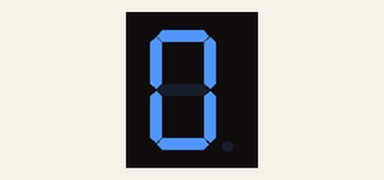
Bench run of a sketch on a simulated Arduino Uno, built with avr-gcc and run on an emulated ATmega328P. Shown: 1-digit seven-segment display. Wiring (inferred from the names in the program): 1-digit 7-segment display, segments lit when HIGH: segments pin 2, pin 3, pin 4, pin 5, pin 6, pin 8, pin 9. The segment pins are drawn as the display they are named for.

Above: at 0.1 s.
At 1.1 s:
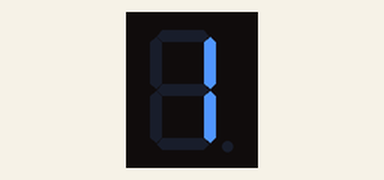
At 2.1 s:
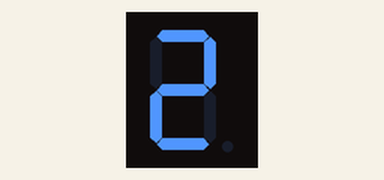
At 3.1 s:
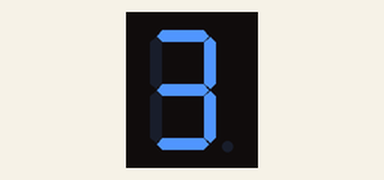
At 4.1 s:
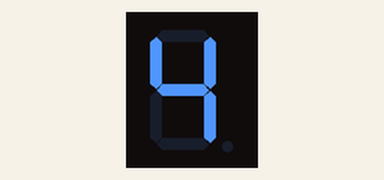
At 5.1 s:
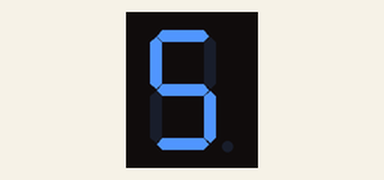

The sketch:

tuto-9.ino
```cpp
int a=2; // Segment a
int b=3; // Segment b
int c=4; // Segment c
int d=5; // Segment d
int e=6; // Segment e
int f=8; // Segment f
int g=9; // Segment g

void setup() {
  pinMode(a, OUTPUT);
  pinMode(b, OUTPUT);
  pinMode(c, OUTPUT);
  pinMode(d, OUTPUT);
  pinMode(e, OUTPUT);
  pinMode(f, OUTPUT);
  pinMode(g, OUTPUT);
}

void loop() {
  for (int i=0; i<6; i++) {
    displayDigit(i);
    delay(1000);
    off();
  }
}

void displayDigit(int digit) {

  if (digit==0) {
    zero();
  } else if (digit==1) {
    one();
  } else if (digit==2) {
    two();
  } else if (digit==3) {
    three();
  } else if (digit==4) {
    four();
  } else if (digit==5) {
    five();
  }
}

void zero() {
  digitalWrite(a, HIGH);
  digitalWrite(b, HIGH);
  digitalWrite(c, HIGH);
  digitalWrite(d, HIGH);
  digitalWrite(e, HIGH);
  digitalWrite(f, HIGH);
  digitalWrite(g, LOW);
}

void one() {
  digitalWrite(a, LOW);
  digitalWrite(b, HIGH);
  digitalWrite(c, HIGH);
  digitalWrite(d, LOW);
  digitalWrite(e, LOW);
  digitalWrite(f, LOW);
  digitalWrite(g, LOW);
}

void two() {
  digitalWrite(a, HIGH);
  digitalWrite(b, HIGH);
  digitalWrite(c, LOW);
  digitalWrite(d, HIGH);
  digitalWrite(e, HIGH);
  digitalWrite(f, LOW);
  digitalWrite(g, HIGH);
}

void three() {
  digitalWrite(a, HIGH);
  digitalWrite(b, HIGH);
  digitalWrite(c, HIGH);
  digitalWrite(d, HIGH);
  digitalWrite(e, LOW);
  digitalWrite(f, LOW);
  digitalWrite(g, HIGH);
}

void four() {
  digitalWrite(a, LOW);
  digitalWrite(b, HIGH);
  digitalWrite(c, HIGH);
  digitalWrite(d, LOW);
  digitalWrite(e, LOW);
  digitalWrite(f, HIGH);
  digitalWrite(g, HIGH);
}

void five() {
  digitalWrite(a, HIGH);
  digitalWrite(b, LOW);
  digitalWrite(c, HIGH);
  digitalWrite(d, HIGH);
  digitalWrite(e, LOW);
  digitalWrite(f, HIGH);
  digitalWrite(g, HIGH);
}

void off() {
  digitalWrite(a, LOW);
  digitalWrite(b, LOW);
  digitalWrite(c, LOW);
  digitalWrite(d, LOW);
  digitalWrite(e, LOW);
  digitalWrite(f, LOW);
  digitalWrite(g, LOW);
}
```

Measured:
- by itself, everything shown: repeats every 6.0 s, in 7 steps
- what the display in image 1 shows lasts 1.0 s, from 1.0 s to 2.0 s
